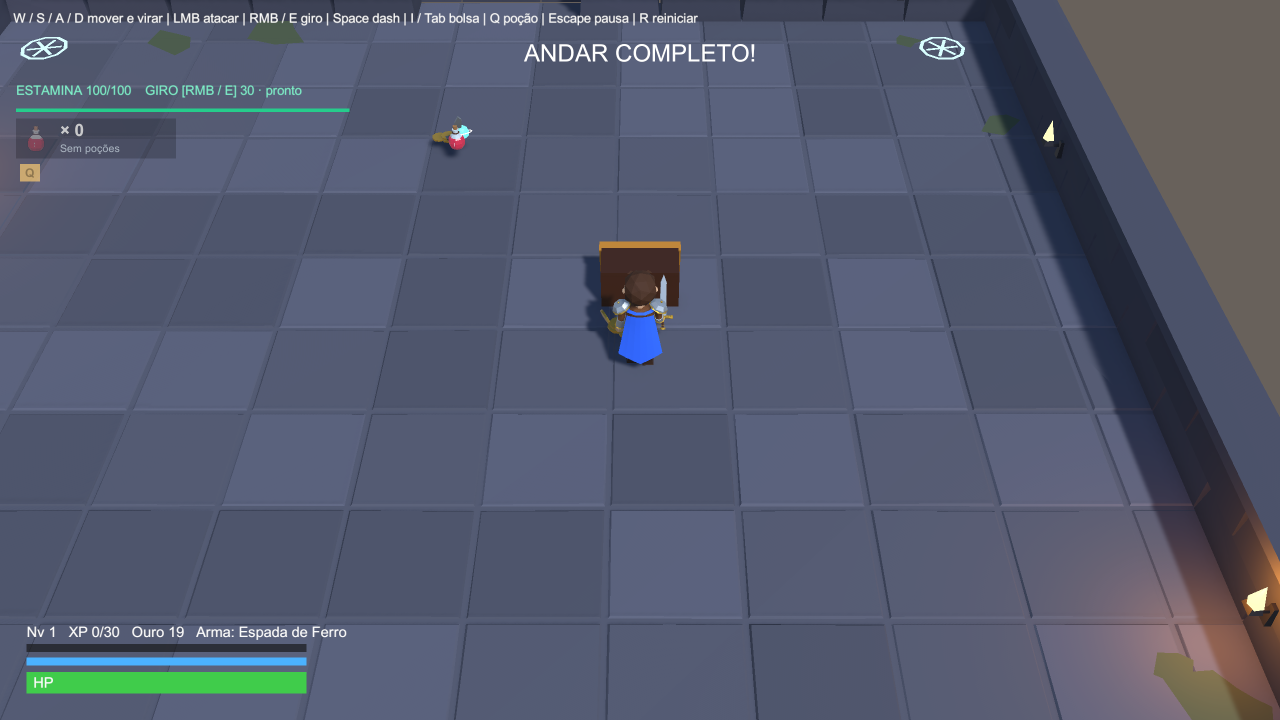
#> input picture Reports/F08-AllRooms/Visual02/boss-opened.png, 2560 x 1440 px (shown at 1/2 size)
$ python -i generate.py   (imports and definitions only)
#> lines starting #> are read from the running program, lines starting #| are printed output that depends on the picture
"""A10 / FX-SLAM — gerador determinístico do impacto do Slam do Guardião (Eldoria).

Desenha 8 quadros 256×256 de um efeito de chão, em vista ortográfica de cima, para um quad
deitado no piso: um anel baixo e fino de poeira de pedra que se expande do pé do Guardião até
o raio real do golpe, com borda laranja apagada, e seis lascas angulares de pedra que saem do
centro e somem. O centro fica aberto, o último quadro é vazio e não sobra área no chão.

Escala: o quad é dimensionado pelo raio REAL do Slam (BossData.slamRadius × multiplicador da
fase). Na célula, 1 R = UNIT_PX px a partir do centro; o anel termina em 0,985 R. Assim a mesma
sheet serve para 3,5 m (fase 1) e 4,55 m (fase 2): lado do quad = 2 R × CELL / (2 UNIT_PX).

Polígonos com supersampling 8× e redução com alpha pré-multiplicado (NumPy). Sem IA generativa
nem asset de terceiros.

Uso (Python 3.11 + Pillow 13 + NumPy 2):
    python Tools/FxSlamGenerator/generate.py            # sheet, .meta (só se faltar), Source~
    python Tools/FxSlamGenerator/generate.py --out DIR  # só sheet/quadros/checagens em DIR

Sai com código 1 se alguma verificação falhar.
"""
from __future__ import annotations

import argparse
import colorsys
import hashlib
import json
import math
import re
import subprocess
import sys
import uuid
from pathlib import Path

import numpy as np
from PIL import Image, ImageDraw, ImageFilter, ImageFont

ROOT = Path(__file__).resolve().parents[2]
ASSET_ID = "FX-SLAM"
STAGING = ROOT / "Assets/_Project/Art/ProductionStaging" / ASSET_ID
SOURCE = STAGING / "Source~"
SHEET_NAME = f"{ASSET_ID}-Sheet.png"
BOSS_DATA = ROOT / "Assets/_Project/ScriptableObjects/Enemies/Boss_Warden_Data.asset"
READ_ONLY = [
    "Assets/_Project/Scripts/Boss/BossBrain.cs",
    "Assets/_Project/Scripts/Boss/BossAttackTelegraph.cs",
    "Assets/_Project/Scripts/Boss/BossData.cs",
    "Assets/_Project/ScriptableObjects/Enemies/Boss_Warden_Data.asset",
]

# Captura real da arena do Boss (F08, 2560×1440): Hero parado no piso aberto.
ARENA_CAPTURE = ROOT / "Reports/F08-AllRooms/Visual02/boss-opened.png"
ARENA_FEET = (1280, 725)  # centro das botas do Hero na captura
ARENA_PPM = 122.5  # px por metro no piso perto do Hero (ladrilho de 2 m ≈ 245 px na horizontal)
ARENA_HERO_BOX = (1195, 470, 1372, 738)  # Hero + baú atrás dele (objetos opacos à frente do quad)
SLAM_CENTRE_AHEAD_M = 2.0  # Guardião 2 m à frente do Hero (dentro de 0,85 R, condição do Slam)
TELEGRAPH_OUTER = (0.35, 0.05, 0.05)  # Mat_TelegraphOuter (DungeonFloorSceneBuilder)
TELEGRAPH_FILL = (1.0, 0.2, 0.15)  # Mat_TelegraphFill

S = 8  # supersampling
CELL = 256
COLS, ROWS = 4, 2
FRAMES = COLS * ROWS
DURATION = 0.35  # s (ficha A10)
CENTRE = (128.0, 128.0)
UNIT_PX = 116.0  # 1 R (raio real do Slam) em px da célula
PITCH = math.radians(45.0)
LIGHT = (-0.6, -0.8)  # luz de cima/esquerda na imagem (como A04/A09 e a UI)

# ---------------------------------------------------------------- paleta (sRGB)
PAL = {
    "stone": "#55596B",  # pedra da masmorra (ficha)
    "stone_dark": "#3E4152",
    "stone_light": "#7C8194",
    "dust": "#A2A6B4",  # poeira clara da mesma pedra (sat. baixa, matiz 230°)
    "dust_shade": "#6E7385",
    "rust": "#8A4A22",  # ferrugem (A09)
    "ember_muted": "#C4773D",  # laranja apagado: #FF9A2E dessaturado e escurecido
}

# ---------------------------------------------------------------- parâmetros editáveis
# Anel: raio médio, largura e alpha por quadro (em R). Quadro 7 é vazio.
RING = {
    "segments": 28,
    "radius_mid": [0.34, 0.56, 0.71, 0.815, 0.885, 0.935, 0.965],
    "width": [0.052, 0.062, 0.064, 0.060, 0.052, 0.042, 0.032],
    "alpha": [0.86, 0.94, 0.86, 0.70, 0.50, 0.30, 0.13],
    "edge_orange": [1.00, 0.90, 0.72, 0.52, 0.34, 0.18, 0.06],  # força do laranja na borda de fora
    "jitter_out": 0.014,  # recorte facetado da borda (fração de R), determinístico
    "jitter_in": 0.010,
    # Bandas de fora para dentro (fração da largura): borda laranja, núcleo de poeira (alpha
    # alto no centro da faixa), rastro mais escuro e mais fraco.
    "bands": [(0.00, 0.22, "edge", 0.80), (0.22, 0.72, "core", 1.00), (0.72, 1.00, "trail", 0.55)],
}
# Lascas: (ângulo°, u inicial, u final, tamanho em R, rotação inicial°, giro°, nº vértices)
CHIPS = [
    (18.0, 0.32, 0.66, 0.066, 10.0, 70.0, 5),
    (84.0, 0.33, 0.55, 0.054, 40.0, -55.0, 4),
    (141.0, 0.32, 0.72, 0.070, -20.0, 85.0, 5),
    (203.0, 0.34, 0.60, 0.058, 65.0, -40.0, 4),
    (262.0, 0.32, 0.69, 0.062, 5.0, 60.0, 5),
    (318.0, 0.33, 0.52, 0.050, -35.0, -75.0, 4),
]
CHIP = {
    "alpha": [1.0, 1.0, 1.0, 0.92, 0.70, 0.40, 0.12],  # por quadro; 7 = 0
    "travel": [0.10, 0.42, 0.64, 0.79, 0.89, 0.95, 0.99],  # fração do percurso, ease-out
    "lift": 0.22,  # aumento de escala no topo do arco (lasca no ar)
    "shrink_end": 0.30,  # encolhe no fim
    "shadow_alpha": 0.30,
    "shadow_offset": (0.020, 0.022),  # em R, para baixo/direita (contra a luz)
    "rim_alpha": 0.62,  # aresta voltada ao centro, aquecida pelo impacto
    "elongation": 1.55,  # lasca alongada (estilhaço), não pastilha
}
# Tufos de poeira: aglomerados quebrados logo atrás da frente do anel (não entram no centroide do anel).
PUFF = {
    "keep_above": 0.30,  # hash por segmento: ~70% dos segmentos têm tufo
    "depth_R": (0.035, 0.105),  # profundidade radial mín./máx.
    "grow": 0.6,  # o tufo se alonga ao longo do efeito
    "alpha": 0.40,  # × alpha do anel no quadro
}
CENTRE_OPEN_R = 0.22  # nada desenhado dentro deste raio (pé do Guardião, piso legível)
MAX_COVER_50 = 0.10  # fração máx. da célula com alpha > 50%
MAX_MEAN_ALPHA_IN_R = 0.16  # alpha médio máx. dentro de R (piso continua legível)


def rgb(h: str) -> tuple[int, int, int]:
    h = h.lstrip("#")
    return int(h[0:2], 16), int(h[2:4], 16), int(h[4:6], 16)


# [10 lines left out: functions mix, hash01, not called in this run]


def to_px(u: float, v: float) -> tuple[float, float]:
    """(u, v) em R, u para a direita (+X) e v para longe da câmera (+Z) → px da célula."""
    return CENTRE[0] + u * UNIT_PX, CENTRE[1] - v * UNIT_PX


# [8 lines left out: function shade, not called in this run]


# ---------------------------------------------------------------- camada (NumPy, supersampled)
class Layer:
    """RGBA float pré-multiplicado em alta resolução; 'over' recortado ao bbox do polígono."""

    def __init__(self):
        self.a = np.zeros((CELL * S, CELL * S, 4), np.float32)

    # [202 lines left out: functions poly, downsample, ring_radii, draw_ring, draw_puffs, chip_state and 4 more, not called in this run]


def quad_side_m(radius_m: float) -> float:
    return 2 * radius_m * (CELL / 2) / UNIT_PX


# ---------------------------------------------------------------- verificações
# [5 lines left out: function rel_lum, not called in this run]


def contrast(a, b):
    la, lb = rel_lum(a), rel_lum(b)
    return (max(la, lb) + 0.05) / (min(la, lb) + 0.05)


def over(fg, a, bg):
    return tuple(fg[i] * a + bg[i] * (1 - a) for i in range(3))


# [241 lines left out: functions centroid, git_unchanged, validate, font, label, hero_mask and 5 more, not called in this run]


def review_topdown(frames) -> Image.Image:
    """Vista de cima com guias: 1,0 R (raio real), centro aberto e pivô."""
    bgs = ["#3E4152", "#55596B", "#0E131A", "#B9C4CF"]
    out = Image.new("RGB", (FRAMES * CELL, CELL * len(bgs) + 36), (14, 14, 18))
    for r, bg in enumerate(bgs):
        for k, fr in enumerate(frames):
            tile = Image.new("RGBA", (CELL, CELL), (*rgb(bg), 255))
            tile.alpha_composite(fr)
            d = ImageDraw.Draw(tile)
            if r == 0:
                cx, cy = CENTRE
                for rad, colr in ((UNIT_PX, (255, 255, 255, 110)), (CENTRE_OPEN_R * UNIT_PX, (255, 255, 255, 60))):
                    d.ellipse([cx - rad, cy - rad, cx + rad, cy + rad], outline=colr, width=1)
                d.line([(cx - 5, cy), (cx + 5, cy)], fill=(255, 255, 255, 120))
                d.line([(cx, cy - 5), (cx, cy + 5)], fill=(255, 255, 255, 120))
            out.paste(tile.convert("RGB"), (k * CELL, 36 + r * CELL))
    o = out.convert("RGBA")
    label(o, "PREVIEW — vista de cima (fonte do quad). Linha 1 com guias: círculo externo = 1,0 R real; interno = centro "
             f"aberto {CENTRE_OPEN_R} R. Fundos: pedra #3E4152, #55596B, painel #0E131A, aço #B9C4CF", 18, (8, 7))
    return o.convert("RGB")


# [30 lines left out: function preview_gif, not called in this run]


# ---------------------------------------------------------------- saída
def sha(path: Path) -> str:
    return hashlib.sha256(path.read_bytes()).hexdigest()


def stable_guid(key: str) -> str:
    return uuid.UUID(hashlib.sha256(("Eldoria/A10/" + key).encode()).hexdigest()[:32]).hex


# [170 lines left out: functions write_meta, write_folder_meta, timing_json, main, not called in this run]


# [2 lines not run here, left out]

>>> import cv2
>>> picture = cv2.imread('../../Reports/F08-AllRooms/Visual02/boss-opened.png', cv2.IMREAD_GRAYSCALE)
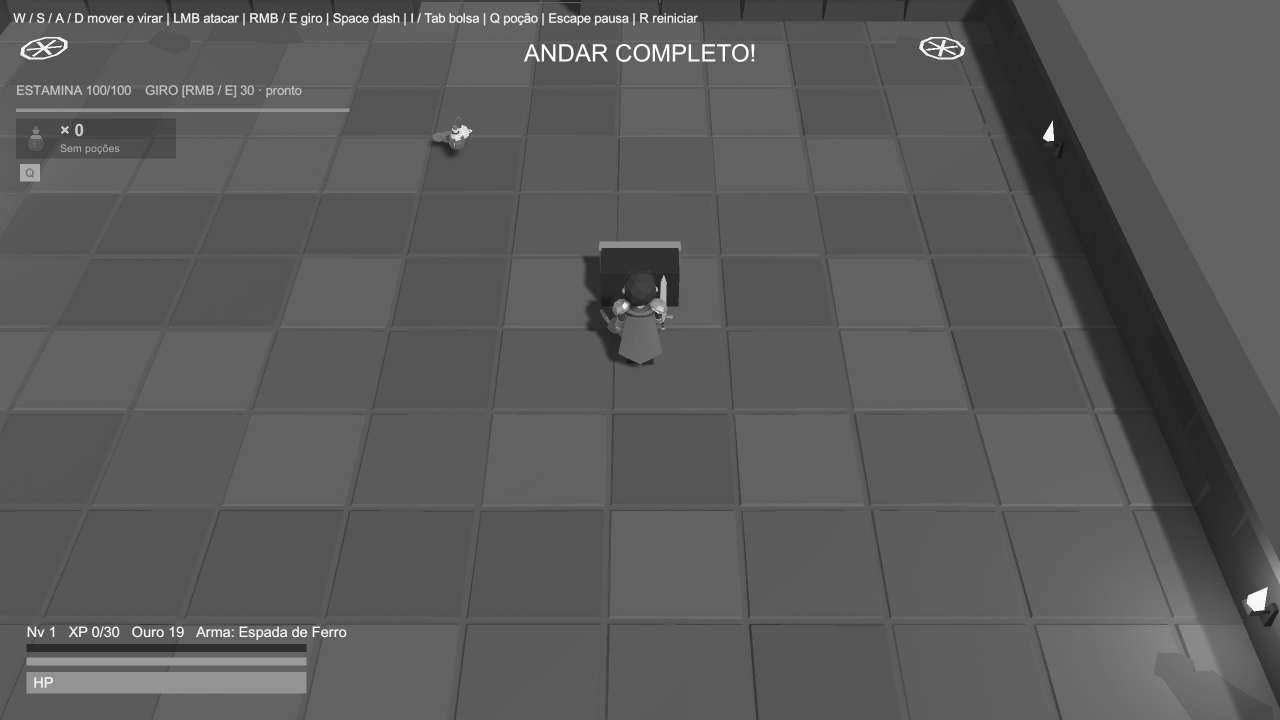
#> picture: shape (1440, 2560) (shown at 1/2 size); min 22, max 255, mean 90.1
>>> result = review_topdown(picture)
#> after the loop in review_topdown, `for r, bg in enumerate(bgs):`:
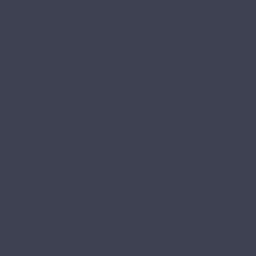
#> tile: PIL image 256x256 RGBA; mean R, G, B, A 62, 65, 82, 255
#> (the run stopped early here; a loop or call above may not have finished)

$ run again, on Reports/F08-AllRooms/Visual02/room-1-ready.png
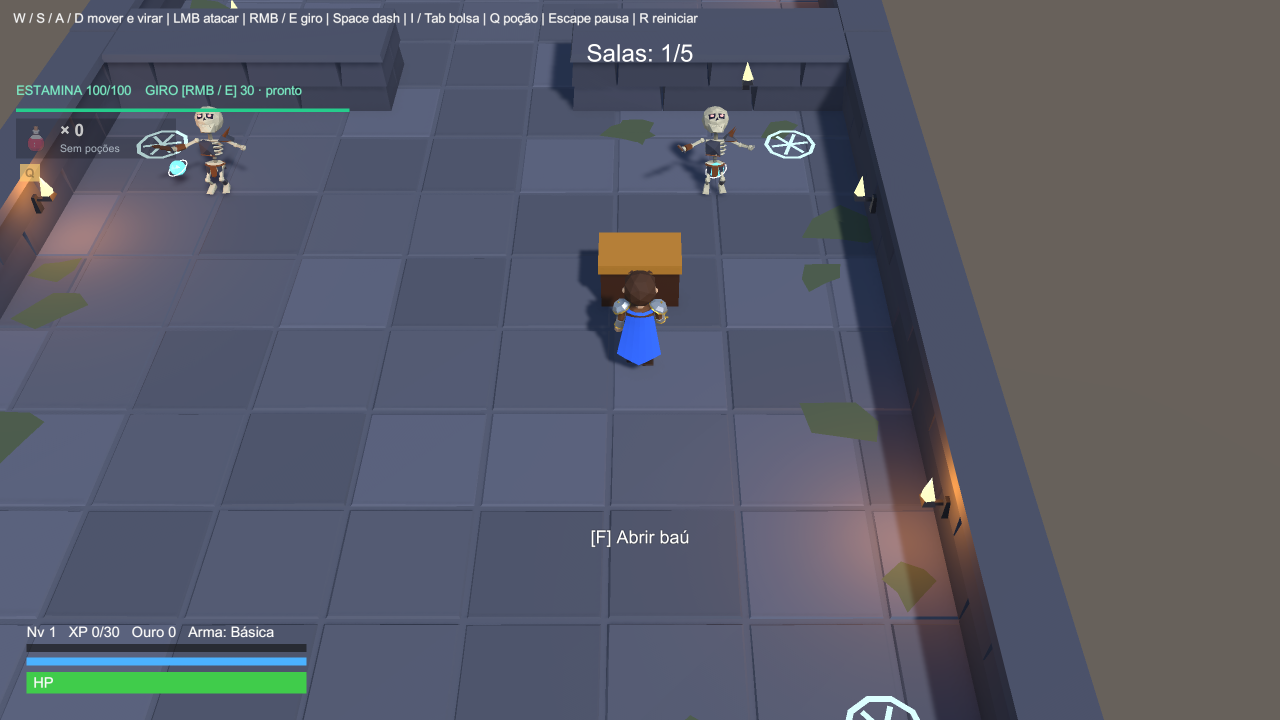
#> input picture Reports/F08-AllRooms/Visual02/room-1-ready.png, 2560 x 1440 px (shown at 1/2 size)
#> `picture = cv2.imread('../../Reports/F08-AllRooms/Visual02/boss-opened...`:
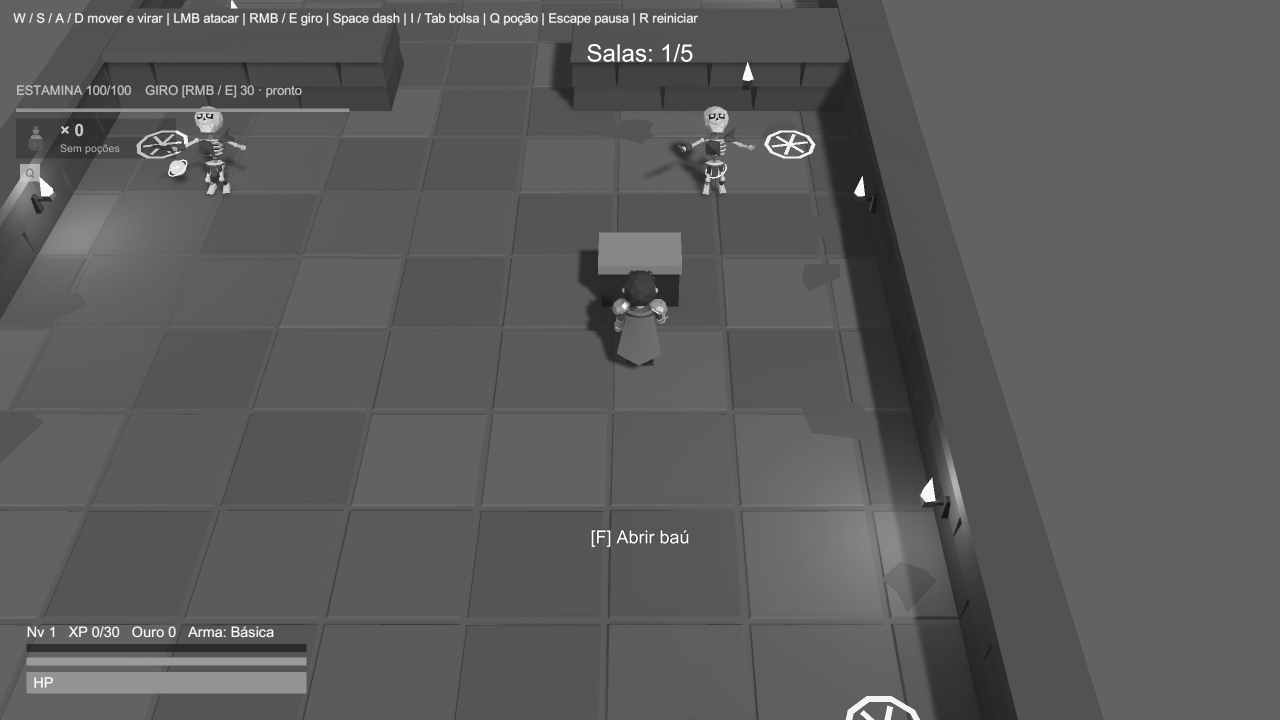
#> picture: shape (1440, 2560) (shown at 1/2 size); min 22, max 255, mean 91.7
